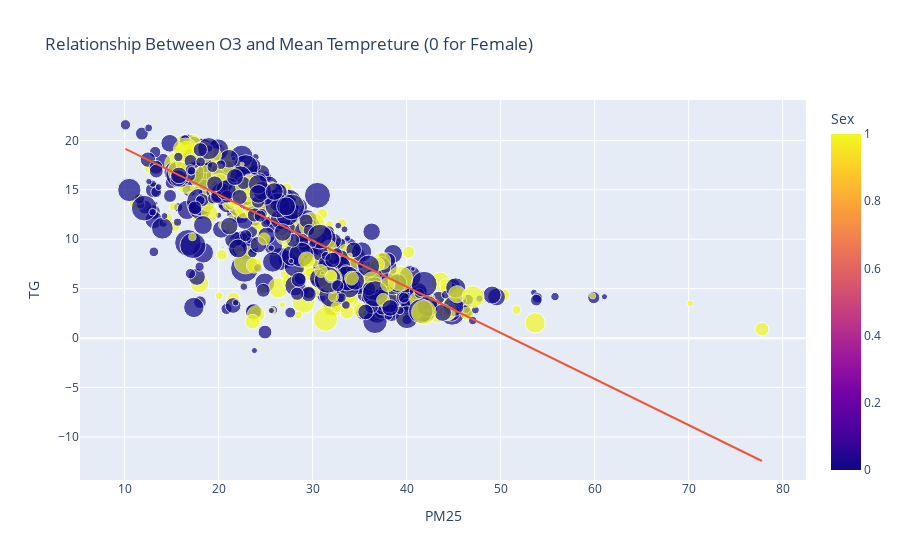

Source (notebook cell):
### Code cell
figure = px.scatter(data_frame = Winter_data, 
                    x="PM25",
                    y="TG", 
                    size="MSSS",
                    color='Sex',
                    trendline="ols",
                    title = "Relationship Between O3 and Mean Tempreture (0 for Female)")
figure.show()

### Figure 1 — Plotly figure (JSON) as saved in the notebook; plotly's stock layout.template omitted (floating-point values rounded to 4 significant figures; data arrays with more than 128 entries replaced by an {"elided": "..."} marker saying what was removed)
{"data": [{"hovertemplate": "PM25=%{x}<br>TG=%{y}<br>MSSS=%{marker.size}<br>Sex=%{marker.color}<extra></extra>", "legendgroup": "", "marker": {"color": {"elided": "982 int values"}, "coloraxis": "coloraxis", "size": {"elided": "982 float values"}, "sizemode": "area", "sizeref": 0.02406, "symbol": "circle"}, "mode": "markers", "name": "", "orientation": "v", "showlegend": false, "type": "scatter", "x": {"elided": "982 float values"}, "xaxis": "x", "y": {"elided": "982 float values"}, "yaxis": "y"}, {"hovertemplate": "<b>OLS trendline</b><br>TG = -0.466211 * PM25 + 23.8492<br>R<sup>2</sup>=0.623126<br><br>PM25=%{x}<br>TG=%{y} <b>(trend)</b><extra></extra>", "legendgroup": "", "marker": {"symbol": "circle"}, "mode": "lines", "name": "", "showlegend": false, "type": "scatter", "x": {"elided": "982 float values"}, "xaxis": "x", "y": {"elided": "982 float values"}, "yaxis": "y"}], "layout": {"coloraxis": {"colorbar": {"title": {"text": "Sex"}}, "colorscale": [[0, "#0d0887"], [0.1111, "#46039f"], [0.2222, "#7201a8"], [0.3333, "#9c179e"], [0.4444, "#bd3786"], [0.5556, "#d8576b"], [0.6667, "#ed7953"], [0.7778, "#fb9f3a"], [0.8889, "#fdca26"], [1, "#f0f921"]]}, "legend": {"itemsizing": "constant", "tracegroupgap": 0}, "title": {"text": "Relationship Between O3 and Mean Tempreture (0 for Female)"}, "xaxis": {"anchor": "y", "domain": [0, 1], "title": {"text": "PM25"}}, "yaxis": {"anchor": "x", "domain": [0, 1], "title": {"text": "TG"}}}}
